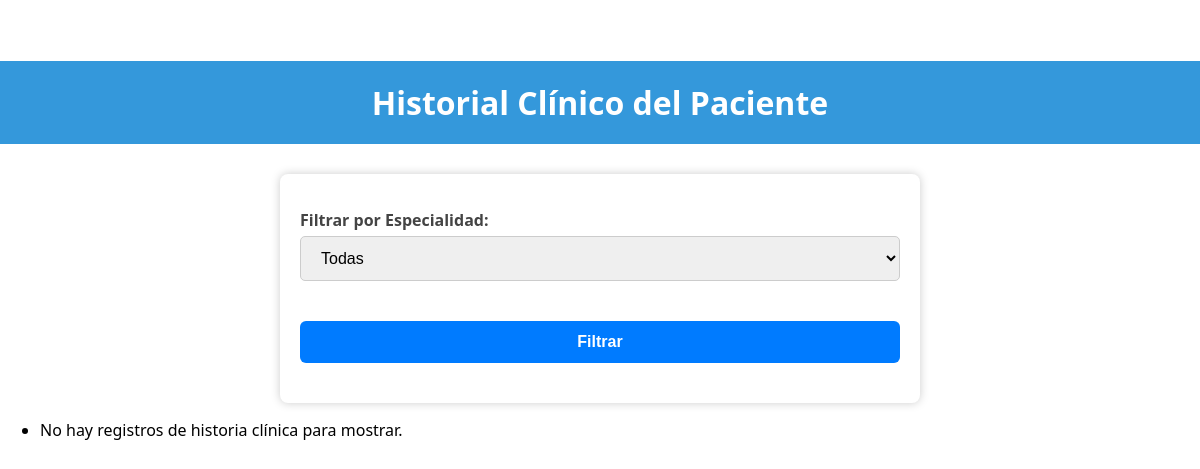
The page /ver_historial/17273275 on the database as committed earlier.
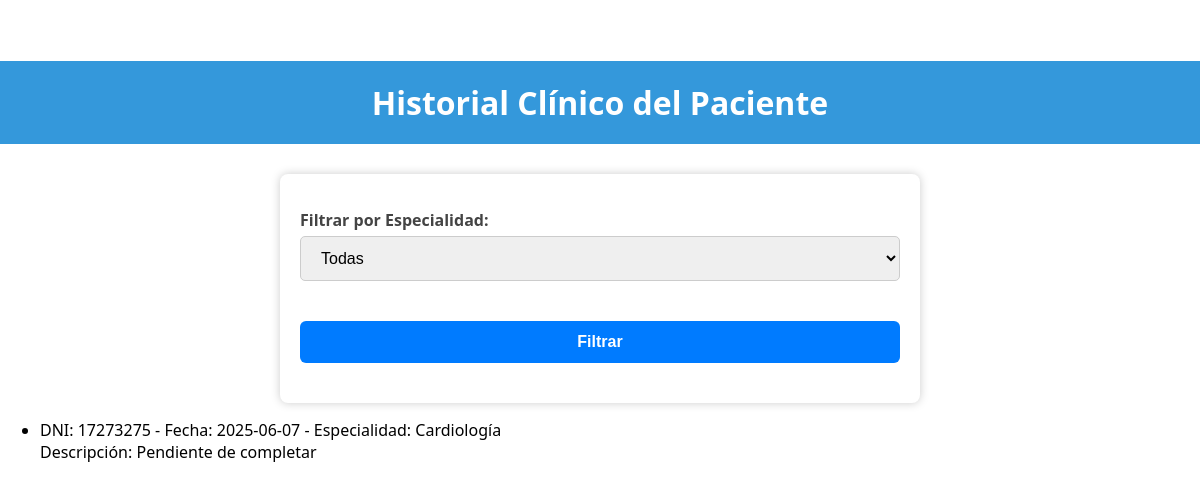
The same page on the database as committed later.
### app.py (models this page shows, shortened)
class HistoriaClinica(db.Model):
    __tablename__ = 'historia'
    id = db.Column(db.Integer, primary_key=True)
    dni_paciente = db.Column(db.Integer, db.ForeignKey('paciente.dni'), nullable=False)
    matricula_medico = db.Column(db.Integer, db.ForeignKey('medico.matricula'), nullable=False)
    fecha = db.Column(db.String(20), nullable=False)
    descripcion = db.Column(db.Text, nullable=False)

class Medico(db.Model):
    __tablename__ = 'medico'
    matricula = db.Column(db.Integer, primary_key=True, nullable=False)
    nombre = db.Column(db.String(100), nullable=False)
    especialidad = db.Column(db.String(100), nullable=False)
    tel = db.Column(db.String(20), nullable=False)
    estado = db.Column(db.String(20), default='activo')

### app.py (the view)
@app.route('/ver_historial/<int:dni>', methods=['GET', 'POST'])
def ver_historial(dni):
    especialidad_filtro = request.form.get('especialidad') if request.method == 'POST' else None
    especialidades = db.session.query(Medico.especialidad) \
        .join(HistoriaClinica, Medico.matricula == HistoriaClinica.matricula_medico) \
        .filter(HistoriaClinica.dni_paciente == dni).distinct().all()
    especialidades = [e[0] for e in especialidades]
    query = db.session.query(HistoriaClinica.fecha, HistoriaClinica.descripcion, Medico.especialidad) \
             .join(Medico, HistoriaClinica.matricula_medico == Medico.matricula) \
             .filter(HistoriaClinica.dni_paciente == dni)
    if especialidad_filtro:
        query = query.filter(Medico.especialidad == especialidad_filtro)
    historial = query.order_by(HistoriaClinica.fecha.desc()).all()
    datos = [{
        'dni': dni,
        'fecha': h.fecha,
        'especialidad': h.especialidad,
        'descripcion': h.descripcion
    } for h in historial]
    return render_template('historial_clinico.html',
                           historial=datos,
                           especialidades=especialidades,
                           seleccionada=especialidad_filtro)

### templates/historial_clinico.html (shortened to what this page needs)
{% extends "base.html" %}
{% block content %}
<h1>Historial Clínico del Paciente</h1>
<form method="POST">
    <label for="especialidad">Filtrar por Especialidad:</label>
    <select name="especialidad">
        <option value="">Todas</option>
    </select>
    <button type="submit">Filtrar</button>
</form>
<ul>
    {% for item in historial %}
    <li>
        DNI: {{ item.dni }} - Fecha: {{ item.fecha }} - Especialidad: {{ item.especialidad }}<br>
        Descripción: {{ item.descripcion }}
    </li>
    {% else %}
    <li>No hay registros de historia clínica para mostrar.</li>
    {% endfor %}
</ul>
{% endblock %}

Rows that differ between the two databases and show on the page:
added HistoriaClinica: dni "17273275", fecha "2025-06-07", especialidad "Cardiología", descripcion "Pendiente de completar"
Other text that changed with them:
text no longer shown: "No hay registros de historia clínica para mostrar."
